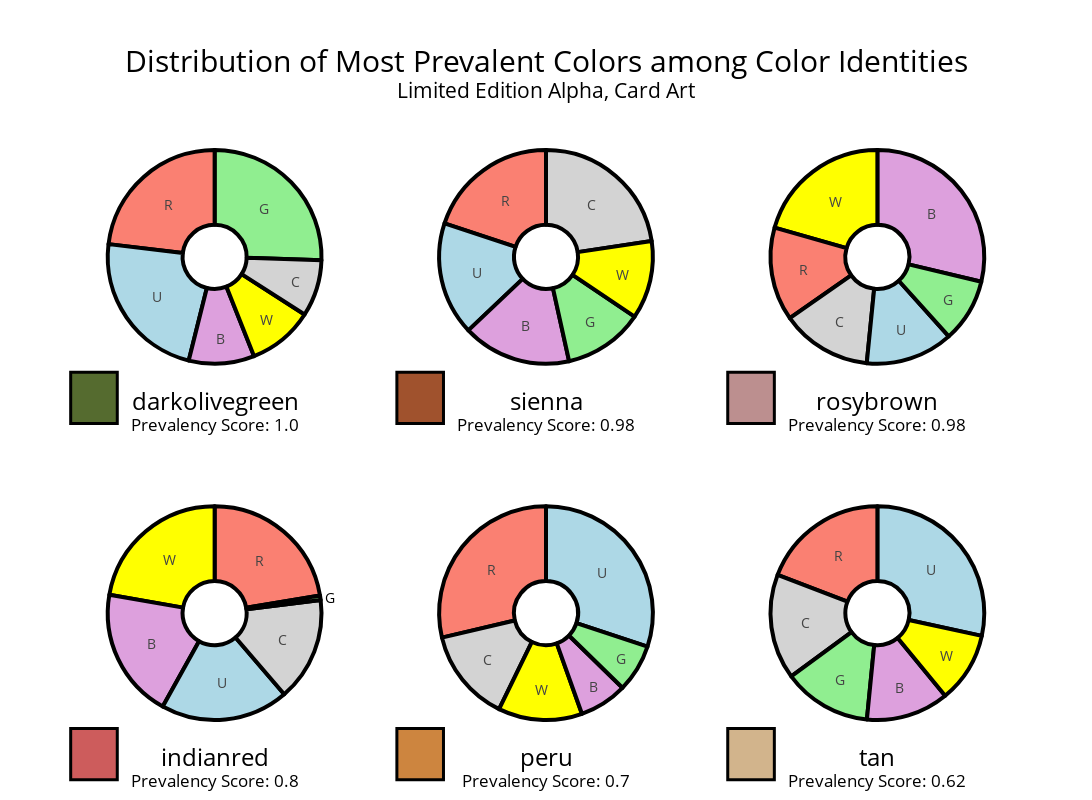

Notebook cell for this chart:
### Markdown cell above
## Create Pie Chart in Plotly showing distribution of colors.

### Code cell
specs = [[{'type':'domain'}, {'type':'domain'}, {'type':'domain'}], [{'type':'domain'}, {'type':'domain'}, {'type':'domain'}]]
colors = ["plum", "lightgray", "lightgreen", "salmon", "lightblue", "yellow"]
titles = []
for index,i in enumerate(top_colors):
    titles.append(f"{i}<br><sup>Prevalency Score: {list(stacked_top.prevalency_score.values)[index]}</sup>")

fig = go.Figure()
fig = make_subplots(rows=2, cols=3, 
                    specs=specs, 
                    subplot_titles=titles)

labels = stacked[(stacked["variable"] == "darkolivegreen")].colorIdentity.to_list()
values = stacked[(stacked["variable"] == "darkolivegreen")].value.to_list()
fig.add_trace(go.Pie(labels=labels, values=values, hole=0.3), 1, 1)

labels = stacked[(stacked["variable"] == "sienna")].colorIdentity.to_list()
values = stacked[(stacked["variable"] == "sienna")].value.to_list()
fig.add_trace(go.Pie(labels=labels, values=values, hole=0.3), 1, 2)

labels = stacked[(stacked["variable"] == "rosybrown")].colorIdentity.to_list()
values = stacked[(stacked["variable"] == "rosybrown")].value.to_list()
fig.add_trace(go.Pie(labels=labels, values=values, hole=0.3), 1, 3)

labels = stacked[(stacked["variable"] == "indianred")].colorIdentity.to_list()
values = stacked[(stacked["variable"] == "indianred")].value.to_list()
fig.add_trace(go.Pie(labels=labels, values=values, hole=0.3), 2, 1)

labels = stacked[(stacked["variable"] == "peru")].colorIdentity.to_list()
values = stacked[(stacked["variable"] == "peru")].value.to_list()
fig.add_trace(go.Pie(labels=labels, values=values, hole=0.3), 2, 2)

labels = stacked[(stacked["variable"] == "tan")].colorIdentity.to_list()
values = stacked[(stacked["variable"] == "tan")].value.to_list()
fig.add_trace(go.Pie(labels=labels, values=values, hole=0.3), 2, 3)

fig.update_traces(textinfo="label", 
                  textfont_size=14,
                  textposition="auto",
                  marker=dict(colors=colors, line=dict(color="black", width=4)),
                  showlegend = False)
fig.update_layout(title_text=f"Distribution of Most Prevalent Colors among Color Identities<br><sup>Limited Edition Alpha, Card Art</sup>",
                  title_font_size=30,
                  title_x=0.5,
                  title_y=.91,
                  font=dict(size=18,color="black"),    
                  margin=dict(t=150),
                  width=1200,
                  height=800,
                  shapes=[dict(type="rect", x0=-0.01, x1=0.04, y0=.52, y1=0.61, fillcolor="darkolivegreen", line=dict(color="black", width=3)),
                          dict(type="rect", x0=0.34, x1=0.39, y0=0.52, y1=0.61, fillcolor="sienna", line=dict(color="black", width=3)),
                          dict(type="rect", x0=0.695, x1=0.745, y0=0.52, y1=0.61, fillcolor="rosybrown", line=dict(color="black", width=3)),
                          dict(type="rect", x0=-0.01, x1=0.04, y0=-0.105, y1=-0.015, fillcolor="indianred", line=dict(color="black", width=3)),
                          dict(type="rect", x0=0.34, x1=0.39, y0=-0.105, y1=-0.015, fillcolor="peru", line=dict(color="black", width=3)),
                          dict(type="rect", x0=0.695, x1=0.745, y0=-0.105, y1=-0.015, fillcolor="tan", line=dict(color="black", width=3))])
fig.layout.annotations[0].update(y=0.495, font=dict(size = 24))
fig.layout.annotations[1].update(y=0.495, font=dict(size = 24))
fig.layout.annotations[2].update(y=0.495, font=dict(size = 24))
fig.layout.annotations[3].update(y=-0.13, font=dict(size = 24))
fig.layout.annotations[4].update(y=-0.13, font=dict(size = 24))
fig.layout.annotations[5].update(y=-0.13, font=dict(size = 24))
fig.show()

### Figure 1 — Plotly figure (JSON) as saved in the notebook; plotly's stock layout.template omitted (floating-point values rounded to 4 significant figures)
{"data": [{"domain": {"x": [0, 0.2889], "y": [0.625, 1]}, "hole": 0.3, "labels": ["B", "C", "G", "R", "U", "W"], "marker": {"colors": ["plum", "lightgray", "lightgreen", "salmon", "lightblue", "yellow"], "line": {"color": "black", "width": 4}}, "showlegend": false, "textfont": {"size": 14}, "textinfo": "label", "textposition": "auto", "type": "pie", "values": [112, 97, 288, 261, 260, 112]}, {"domain": {"x": [0.3556, 0.6444], "y": [0.625, 1]}, "hole": 0.3, "labels": ["B", "C", "G", "R", "U", "W"], "marker": {"colors": ["plum", "lightgray", "lightgreen", "salmon", "lightblue", "yellow"], "line": {"color": "black", "width": 4}}, "showlegend": false, "textfont": {"size": 14}, "textinfo": "label", "textposition": "auto", "type": "pie", "values": [182, 251, 134, 221, 190, 131]}, {"domain": {"x": [0.7111, 1], "y": [0.625, 1]}, "hole": 0.3, "labels": ["B", "C", "G", "R", "U", "W"], "marker": {"colors": ["plum", "lightgray", "lightgreen", "salmon", "lightblue", "yellow"], "line": {"color": "black", "width": 4}}, "showlegend": false, "textfont": {"size": 14}, "textinfo": "label", "textposition": "auto", "type": "pie", "values": [317, 151, 106, 156, 146, 227]}, {"domain": {"x": [0, 0.2889], "y": [0, 0.375]}, "hole": 0.3, "labels": ["B", "C", "G", "R", "U", "W"], "marker": {"colors": ["plum", "lightgray", "lightgreen", "salmon", "lightblue", "yellow"], "line": {"color": "black", "width": 4}}, "showlegend": false, "textfont": {"size": 14}, "textinfo": "label", "textposition": "auto", "type": "pie", "values": [177, 141, 6, 201, 174, 200]}, {"domain": {"x": [0.3556, 0.6444], "y": [0, 0.375]}, "hole": 0.3, "labels": ["B", "C", "G", "R", "U", "W"], "marker": {"colors": ["plum", "lightgray", "lightgreen", "salmon", "lightblue", "yellow"], "line": {"color": "black", "width": 4}}, "showlegend": false, "textfont": {"size": 14}, "textinfo": "label", "textposition": "auto", "type": "pie", "values": [57, 111, 57, 226, 237, 100]}, {"domain": {"x": [0.7111, 1], "y": [0, 0.375]}, "hole": 0.3, "labels": ["B", "C", "G", "R", "U", "W"], "marker": {"colors": ["plum", "lightgray", "lightgreen", "salmon", "lightblue", "yellow"], "line": {"color": "black", "width": 4}}, "showlegend": false, "textfont": {"size": 14}, "textinfo": "label", "textposition": "auto", "type": "pie", "values": [88, 112, 94, 135, 200, 75]}], "layout": {"annotations": [{"font": {"size": 24}, "showarrow": false, "text": "darkolivegreen<br><sup>Prevalency Score: 1.0</sup>", "x": 0.1444, "xanchor": "center", "xref": "paper", "y": 0.495, "yanchor": "bottom", "yref": "paper"}, {"font": {"size": 24}, "showarrow": false, "text": "sienna<br><sup>Prevalency Score: 0.98</sup>", "x": 0.5, "xanchor": "center", "xref": "paper", "y": 0.495, "yanchor": "bottom", "yref": "paper"}, {"font": {"size": 24}, "showarrow": false, "text": "rosybrown<br><sup>Prevalency Score: 0.98</sup>", "x": 0.8556, "xanchor": "center", "xref": "paper", "y": 0.495, "yanchor": "bottom", "yref": "paper"}, {"font": {"size": 24}, "showarrow": false, "text": "indianred<br><sup>Prevalency Score: 0.8</sup>", "x": 0.1444, "xanchor": "center", "xref": "paper", "y": -0.13, "yanchor": "bottom", "yref": "paper"}, {"font": {"size": 24}, "showarrow": false, "text": "peru<br><sup>Prevalency Score: 0.7</sup>", "x": 0.5, "xanchor": "center", "xref": "paper", "y": -0.13, "yanchor": "bottom", "yref": "paper"}, {"font": {"size": 24}, "showarrow": false, "text": "tan<br><sup>Prevalency Score: 0.62</sup>", "x": 0.8556, "xanchor": "center", "xref": "paper", "y": -0.13, "yanchor": "bottom", "yref": "paper"}], "font": {"color": "black", "size": 18}, "height": 800, "margin": {"t": 150}, "shapes": [{"fillcolor": "darkolivegreen", "line": {"color": "black", "width": 3}, "type": "rect", "x0": -0.01, "x1": 0.04, "y0": 0.52, "y1": 0.61}, {"fillcolor": "sienna", "line": {"color": "black", "width": 3}, "type": "rect", "x0": 0.34, "x1": 0.39, "y0": 0.52, "y1": 0.61}, {"fillcolor": "rosybrown", "line": {"color": "black", "width": 3}, "type": "rect", "x0": 0.695, "x1": 0.745, "y0": 0.52, "y1": 0.61}, {"fillcolor": "indianred", "line": {"color": "black", "width": 3}, "type": "rect", "x0": -0.01, "x1": 0.04, "y0": -0.105, "y1": -0.015}, {"fillcolor": "peru", "line": {"color": "black", "width": 3}, "type": "rect", "x0": 0.34, "x1": 0.39, "y0": -0.105, "y1": -0.015}, {"fillcolor": "tan", "line": {"color": "black", "width": 3}, "type": "rect", "x0": 0.695, "x1": 0.745, "y0": -0.105, "y1": -0.015}], "title": {"font": {"size": 30}, "text": "Distribution of Most Prevalent Colors among Color Identities<br><sup>Limited Edition Alpha, Card Art</sup>", "x": 0.5, "y": 0.91}, "width": 1200}}
